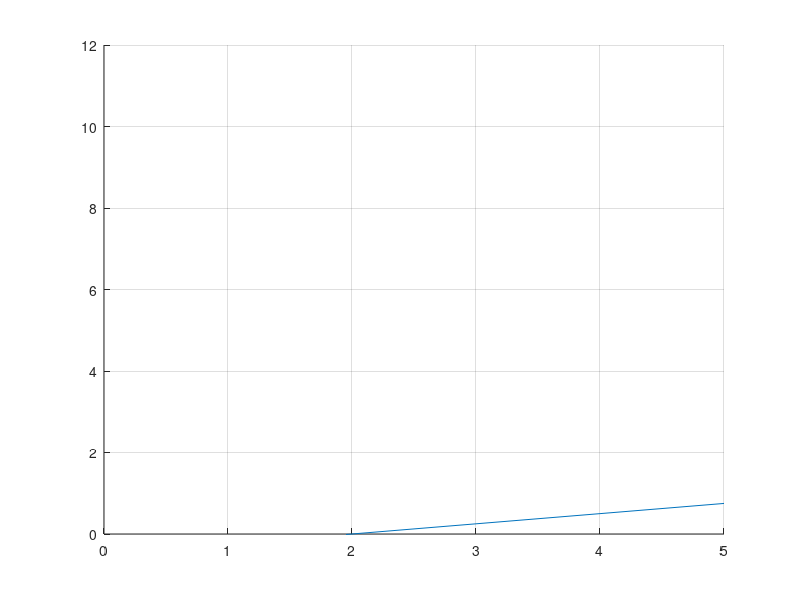

This chart was generated by the following MATLAB code: (Note: this script raises an error after producing the figure.)
clc;
clear all;

x = 0 : 5;
m = 0.25
b =-0.5;
y = m*x + b;

hold on
plot(x, y)
grid
axis([0  5    0  12])
xline(4);
plot(4,4,'rx')
hold off

